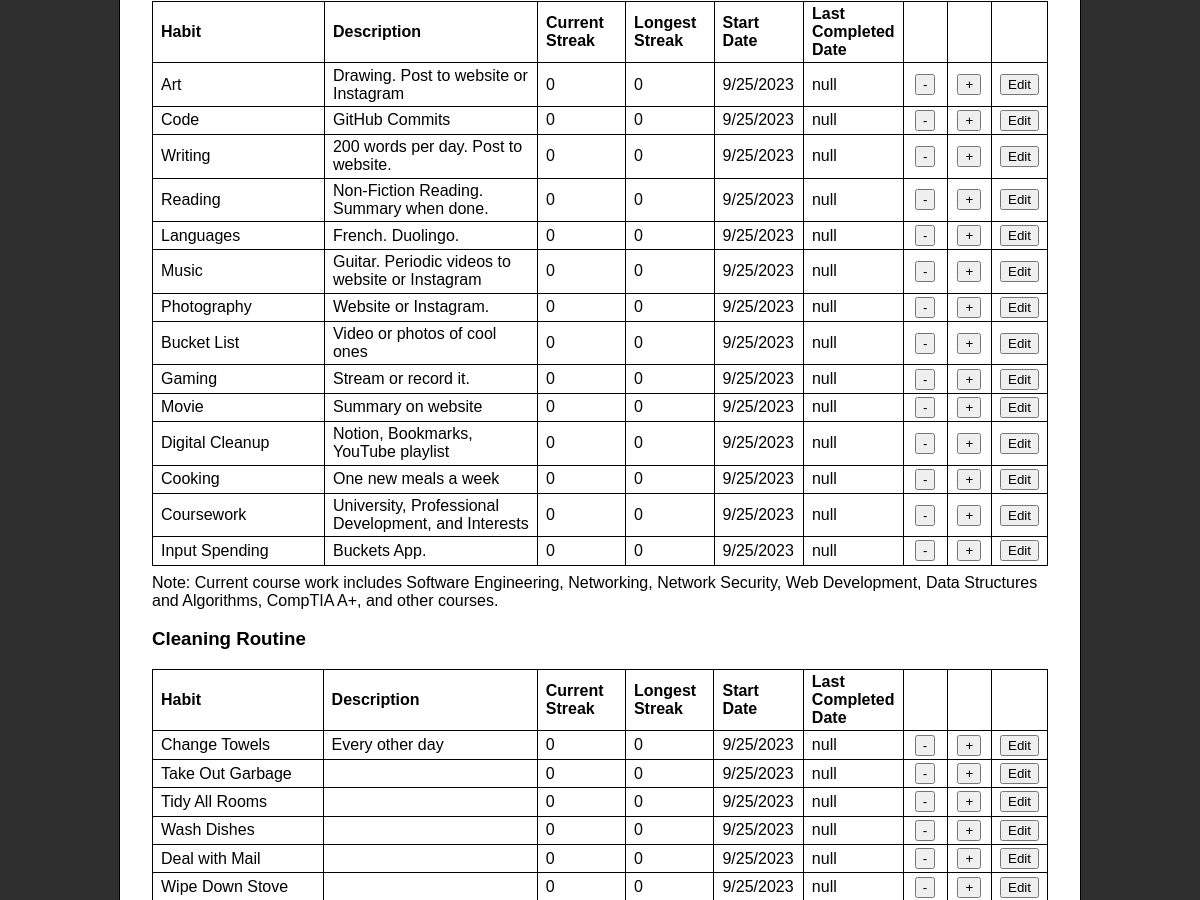
Page /?action=daily (middle part) on the earlier database version.
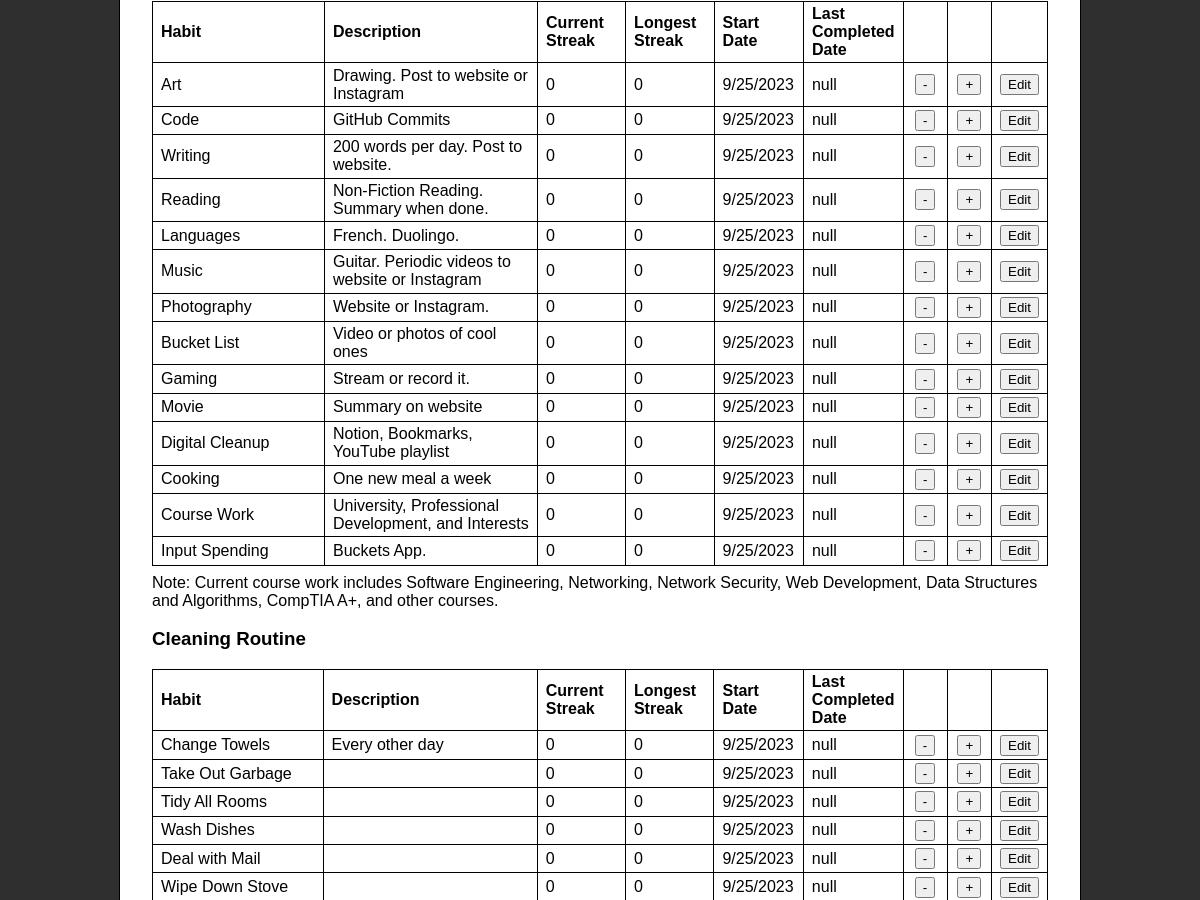
Same page on the later database version.
### tables this page shows
CREATE TABLE dailyHabit (
    dailyId int NOT NULL AUTO_INCREMENT,
    email varchar(50) NOT NULL,
    name varchar (50) NOT NULL,
    category int NOT NULL,
    info varchar (255) NULL,
    currStreak int NOT NULL,
    maxStreak int NOT NULL, 
    startDate datetime NOT NULL,
    lastDate datetime NULL,
    PRIMARY KEY (dailyId),
    FOREIGN KEY (email) REFERENCES users(email),
    FOREIGN KEY (category) REFERENCES categories(categoryId)
);

### model/habit_database.php (called while the page is built, shortened)
<?php
require_once($_SERVER['DOCUMENT_ROOT']."/life_manager/model/database.php");
function get_all_habits() {
    global $db;
    $query = 'SELECT * FROM dailyHabit ORDER BY dailyId';
    try {
        $statement = $db->prepare($query);
        $statement->execute();
        $result = $statement->fetchAll();
        return $result;
    } catch (PDOException $e) {
        display_db_error($e->getMessage());
        exit();
    }
}
?>

### view/daily_view.php (the view, shortened to what this page needs)
<?php
include('header.php');
$habits = filter_input(INPUT_POST, 'habits');
if ($habits == NULL) {
  $habits = filter_input(INPUT_GET, 'habits');
}
if ($habits == NULL) {
  require_once($_SERVER['DOCUMENT_ROOT']."/life_manager/model/habit_database.php");
  $habits = get_all_habits();
}
?>
<main>
  <section>
    <table>
      <tr>
        <th>Habit</th>
        <th>Description</th>
        <th>Current Streak</th>
        <th>Longest Streak</th>
        <th>Start Date</th>
        <th>Last Completed Date</th>
        <th>&nbsp;</th>
        <th>&nbsp;</th>
      </tr>
      <?php foreach ($habits as $habit) :
        if ($habit['category'] == 2) {
          ?>
          <tr>
            <td><?php echo htmlspecialchars($habit['name']); ?></td>
            <td><?php echo htmlspecialchars($habit['info']); ?></td>
            <td><?php echo htmlspecialchars($habit['currStreak']); ?></td>
            <td><?php echo htmlspecialchars($habit['maxStreak']); ?></td>
            <td>
              <?php echo htmlspecialchars(date('n/j/Y', strtotime($habit['startDate']))); ?>
            </td>
            <td>
              <?php
                if ($habit['lastDate'] == NULL) {
                  echo 'null';
                } else {
                  echo htmlspecialchars(date('n/j/Y', strtotime($habit['lastDate'])));
                }
              ?>
            </td>
            <td>
              <form action="https://localhost/life_manager/controller/daily_controller.php"
                 method="post">
                <input type="submit" value="-" />
              </form>
            </td>
            <td>
              <form action="https://localhost/life_manager/controller/daily_controller.php"
                 method="post">
                <input type="submit" value="+" />
              </form>
            </td>
            <td>
              <form action="https://localhost/life_manager/controller/daily_controller.php"
                 method="post">
                <input type="submit" value="Edit" />
              </form>
            </td>
          </tr>
          <?php } else {continue;} endforeach; ?>
    </table>
    <p>
      Note: Current course work includes Software Engineering, Networking, Network Security, Web Development, Data Structures and Algorithms, CompTIA A+, and other courses.
    </p>
  </section>
  <h3 id="clean_rout">Cleaning Routine</h3>
  <section>
    <table>
      <tr>
        <th>Habit</th>
        <th>Description</th>
        <th>Current Streak</th>
        <th>Longest Streak</th>
        <th>Start Date</th>
        <th>Last Completed Date</th>
        <th>&nbsp;</th>
        <th>&nbsp;</th>
      </tr>
      <?php foreach ($habits as $habit) :
        if ($habit['category'] == 4) {
          ?>
          <tr>
            <td><?php echo htmlspecialchars($habit['name']); ?></td>
            <td><?php echo htmlspecialchars($habit['info']); ?></td>
            <td><?php echo htmlspecialchars($habit['currStreak']); ?></td>
            <td><?php echo htmlspecialchars($habit['maxStreak']); ?></td>
            <td>
              <?php echo htmlspecialchars(date('n/j/Y', strtotime($habit['startDate']))); ?>
            </td>
            <td>
              <?php
                if ($habit['lastDate'] == NULL) {
                  echo 'null';
                } else {
                  echo htmlspecialchars(date('n/j/Y', strtotime($habit['lastDate'])));
                }
              ?>
            </td>
            <td>
              <form action="https://localhost/life_manager/controller/daily_controller.php"
                 method="post">
                <input type="submit" value="-" />
              </form>
            </td>
            <td>
              <form action="https://localhost/life_manager/controller/daily_controller.php"
                 method="post">
                <input type="submit" value="+" />
              </form>
            </td>
            <td>
              <form action="https://localhost/life_manager/controller/daily_controller.php"
                method="post">
                <input type="submit" value="Edit" />
              </form>
            </td>
          </tr>
          <?php } else {continue;} endforeach; ?>
    </table>
  </section>
</main>
<?php include('footer.php'); ?>

### index.php (shortened to what this page needs)
<?php
$action = filter_input(INPUT_POST, 'action');
if ($action == NULL) {
  $action = filter_input(INPUT_GET, 'action');
}
switch ($action) {
  case 'daily':
    include('controller/daily_controller.php');
    break;
}
?>

### controller/daily_controller.php (shortened to what this page needs)
<?php
require_once($_SERVER['DOCUMENT_ROOT']."/life_manager/model/habit_database.php");
$action = filter_input(INPUT_POST, 'action');
if ($action == NULL) {
  $action = filter_input(INPUT_GET, 'action');
}
switch ($action) {
  default:
    $habits = get_all_habits();
    include($_SERVER['DOCUMENT_ROOT']."/life_manager/view/daily_view.php");
    break;
}
?>

### view/header.php (shortened to what this page needs)
<!DOCTYPE html>
<html lang="en">
<head>
    <link rel="stylesheet" type="text/css"
          href="https://localhost/life_manager/css/base.css" />
</head>
<body>

### view/footer.php (shortened to what this page needs)
</body>
</html>

### css/base.css (style rules this page uses)
html { background-color: #2F2F2F; }
body { font-family: Arial, Helvetica, sans-serif; width: 80vw; margin: 10px auto; background-color: white; border: 1px solid black; border-radius: 5px; }
main { margin: 0; padding: .5em 2em .25em; }
p { margin: .5em 0 .5em 0; padding: 0; }
table { width: 100%; border: 1px solid black; border-collapse: collapse; }
td:first-child { width: 20%; }
td:nth-child(2) { width: 25%; }

Differences in the rows shown:
changed dailyhabit "Cooking": info "One new meals a week" → "One new meal a week"
changed dailyhabit "University, Professional Development, and Interests": name "Coursework" → "Course Work"
